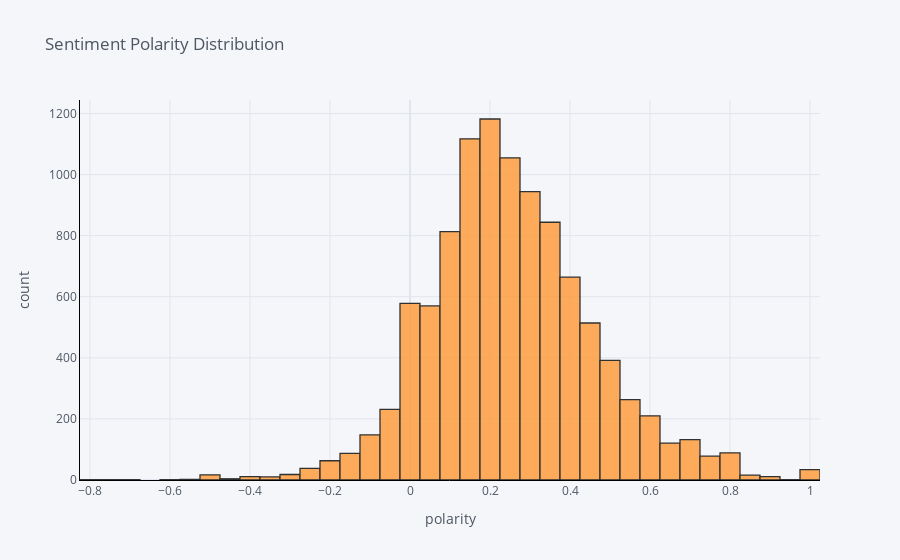

Notebook source saved alongside this figure:
### Code cell
music['polarity'].iplot(
    kind='hist',
    bins=50,
    xTitle='polarity',
    linecolor='black',
    yTitle='count',
    title='Sentiment Polarity Distribution')

### Figure 1 — Plotly figure (JSON) as saved in the notebook; plotly's stock layout.template omitted (floating-point values rounded to 4 significant figures; data arrays with more than 128 entries replaced by an {"elided": "..."} marker saying what was removed)
{"data": [{"histfunc": "count", "histnorm": "", "marker": {"color": "rgba(255, 153, 51, 1.0)", "line": {"color": "#000000", "width": 1.3}}, "name": "polarity", "nbinsx": 50, "opacity": 0.8, "orientation": "v", "type": "histogram", "x": {"elided": "10261 float values"}}], "layout": {"barmode": "overlay", "legend": {"bgcolor": "#F5F6F9", "font": {"color": "#4D5663"}}, "paper_bgcolor": "#F5F6F9", "plot_bgcolor": "#F5F6F9", "title": {"font": {"color": "#4D5663"}, "text": "Sentiment Polarity Distribution"}, "xaxis": {"gridcolor": "#E1E5ED", "linecolor": "black", "showgrid": true, "tickfont": {"color": "#4D5663"}, "title": {"font": {"color": "#4D5663"}, "text": "polarity"}, "zerolinecolor": "#E1E5ED"}, "yaxis": {"gridcolor": "#E1E5ED", "linecolor": "black", "showgrid": true, "tickfont": {"color": "#4D5663"}, "title": {"font": {"color": "#4D5663"}, "text": "count"}, "zerolinecolor": "#E1E5ED"}}}
